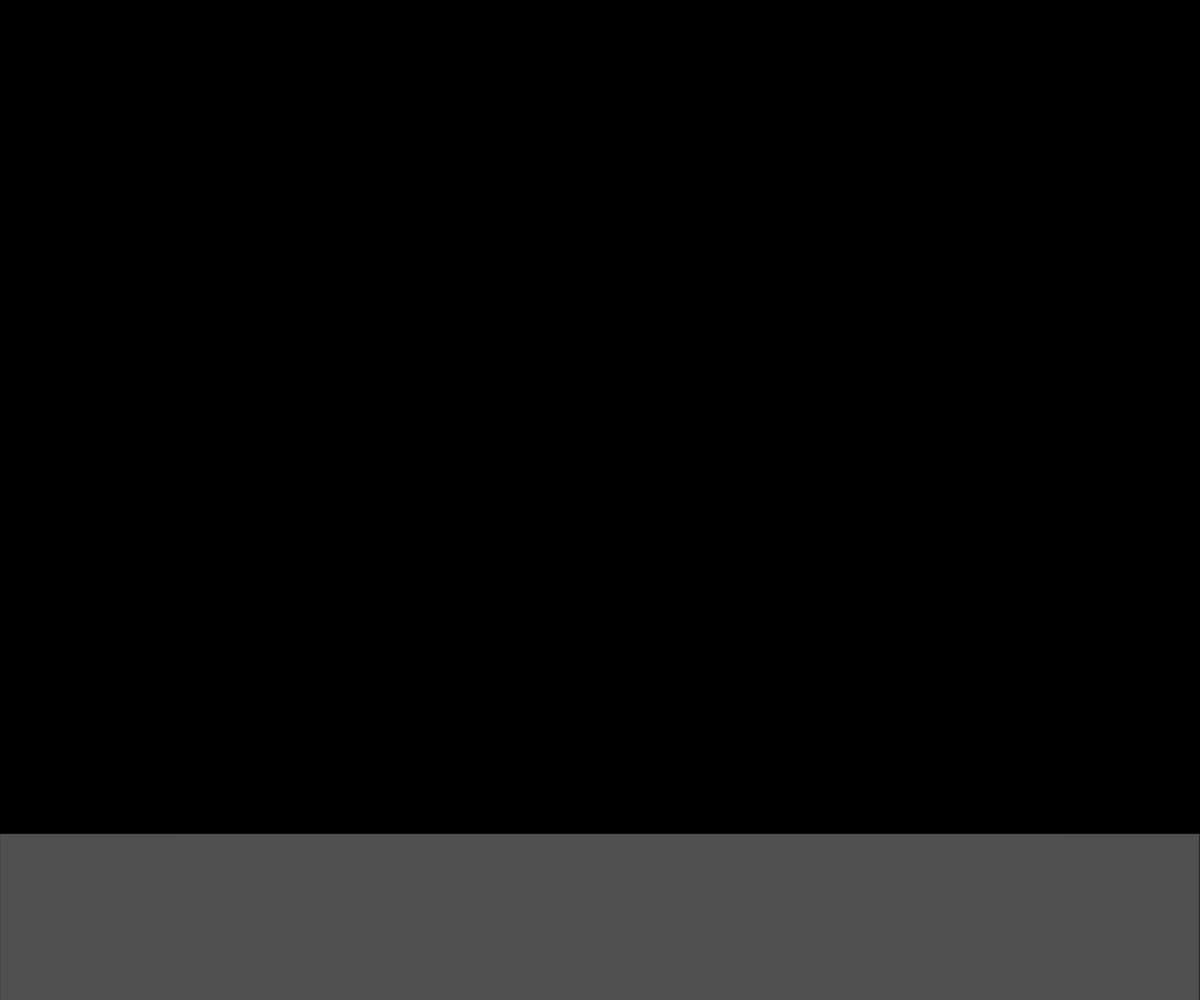
Frame 1 (no input)
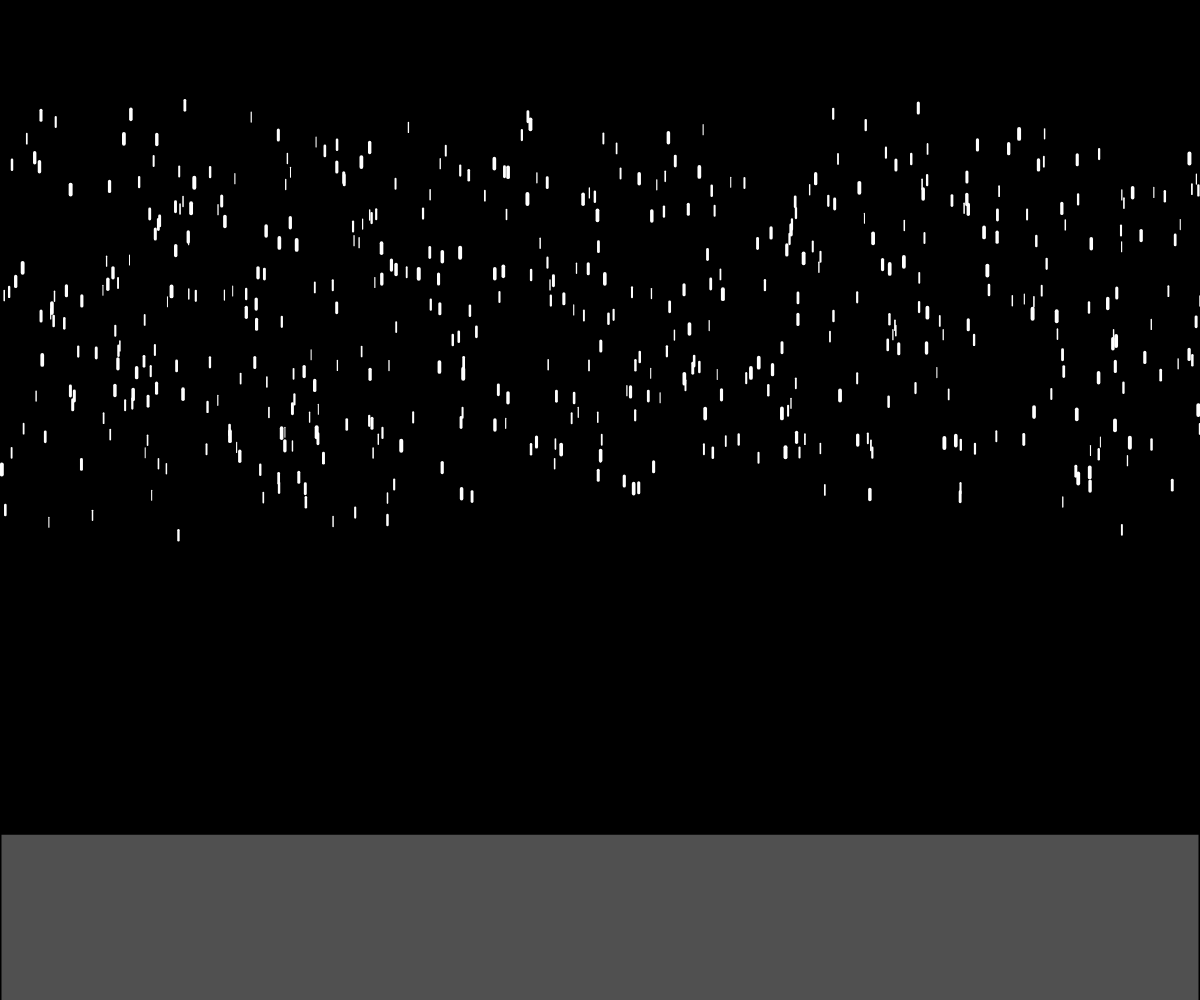
Frame 60 (no input)
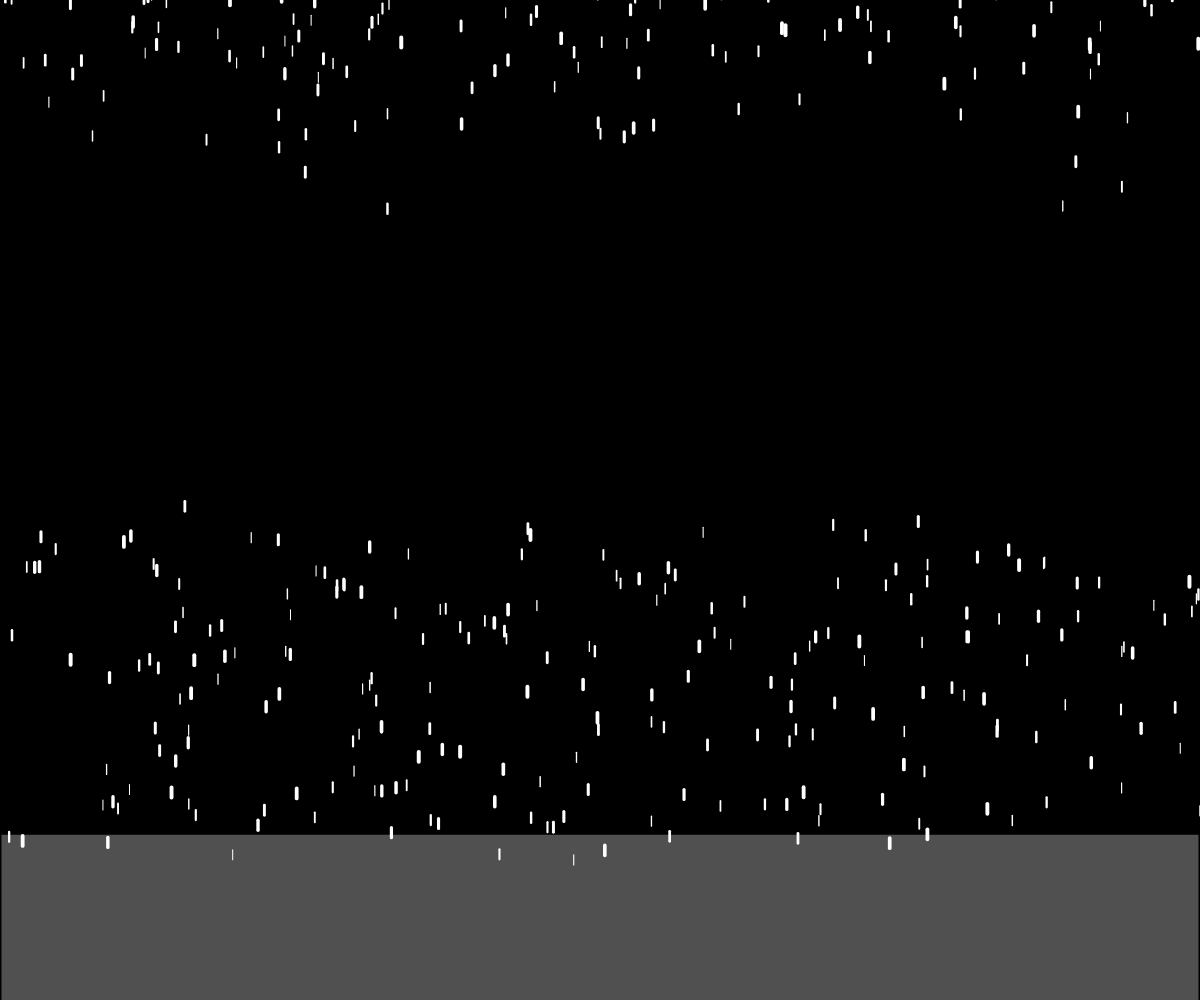
Frame 120 (the mouse pressed at the canvas centre since frame 60)

The p5.js sketch that drew these frames (run headless with seeded random() and noise() and a simulated clock; from frame 60 on, the mouse is pressed at the canvas centre):

// p5.js sketch
// ── sketch.js
var drop = [];
var gravity;


function setup() {
  createCanvas(windowWidth, windowHeight);
  //create 500 drops
  for(var i = 0; i < 500; i++){
    drop.push(new Rain());
  }
  
  gravity = 0.03;
}//end of setup

function draw() {
  background(0);
  
  //ground
  stroke(0);
  fill(80);
  ground = rect(0,height-(height/6),width,height-(height/6));
  
  //render drops
  for(var pel of drop){
    pel.render();
    pel.fall();
  }
}//end of draw
// ── Rain.js
class Rain{

  constructor(){
    this.x = random(width);
    this.y = random(-200, -100);
    this.yspeed = random(4,10);
    this.r = random(1,4);
  }//end of constructor
  
  render(){
    stroke('white');
    strokeWeight(this.r)
    line(this.x,this.y,this.x,this.y+10);
  }//end of render
  
  fall(){
    this.y = this.y + this.yspeed;  
    this.yspeed = this.yspeed + gravity
    
    if(this.y > random(height-(height/6),height-(height/7)) + this.r){
      this.y = random(-200, -100);
      this.yspeed = random(4,10)
    }//end of if
  }//end of fall

}
